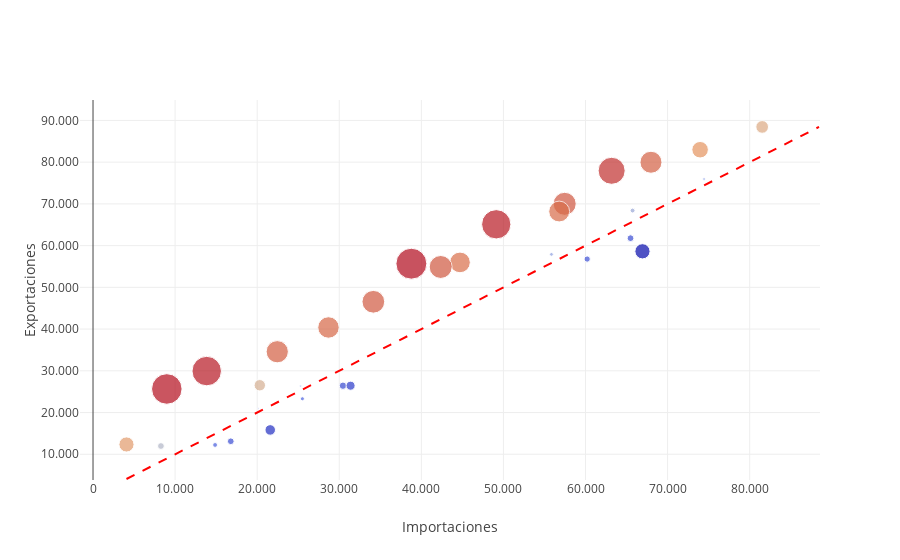

Notebook code cell kept with this figure:
### Code cell
fig = go.Figure()
fig.add_trace(go.Scatter(x = temp["Importación"], y = temp["Exportación"], mode = "markers",
                        marker=dict(
                            size = abs(temp["Saldo"] / temp["Saldo"].mean() * 10),
                            color = temp["Saldo"],),
                        customdata=np.transpose([temp["Año"], temp["Saldo"]]),
                        hovertemplate="<b>%{customdata[0]}</b><extra></extra><br>Exportaciones: %{y:,.1f}<br>Importaciones: %{x:,.1f}<br>Saldo: %{customdata[1]:,.1f}"
                        ))

min_val = min(temp["Exportación"].min(), temp["Importación"].min())
max_val = max(temp["Exportación"].max(), temp["Importación"].max())

fig.add_shape(
    type='line',
    x0=min_val,
    y0=min_val,
    x1=max_val,
    y1=max_val,
    line=dict(color='red', width=2, dash = "dash")
)

fig.update_layout(
    template = None,
    separators = ",.",)
fig.update_yaxes(tickformat = ",", title_text = "Exportaciones")
fig.update_xaxes(tickformat = ",", title_text = "Importaciones")

### Figure 1 — Plotly figure (JSON) as saved in the notebook; plotly's stock layout.template omitted (floating-point values rounded to 4 significant figures)
{"data": [{"customdata": [["1990", 8276.0], ["1991", 3703.0], ["1992", -2637.0], ["1993", -3666.0], ["1994", -5751.0], ["1995", 841.4], ["1996", 48.91], ["1997", -4019.0], ["1998", -4944.0], ["1999", -2200.0], ["2000", 1061.0], ["2001", 6223.0], ["2002", 16660.0], ["2003", 16090.0], ["2004", 12130.0], ["2005", 11700.0], ["2006", 12390.0], ["2007", 11270.0], ["2008", 12560.0], ["2009", 16890.0], ["2010", 11380.0], ["2011", 9020.0], ["2012", 12010.0], ["2013", 1521.0], ["2014", 2668.0], ["2015", -3419.0], ["2016", 2057.0], ["2017", -8293.0], ["2018", -3701.0], ["2019", 15990.0], ["2020", 12530.0], ["2021", 14750.0], ["2022", 6923.0]], "hovertemplate": "<b>%{customdata[0]}</b><extra></extra><br>Exportaciones: %{y:,.1f}<br>Importaciones: %{x:,.1f}<br>Saldo: %{customdata[1]:,.1f}", "marker": {"color": [8276.0, 3703.0, -2637.0, -3666.0, -5751.0, 841.4, 48.91, -4019.0, -4944.0, -2200.0, 1061.0, 6223.0, 16660.0, 16090.0, 12130.0, 11700.0, 12390.0, 11270.0, 12560.0, 16890.0, 11380.0, 9020.0, 12010.0, 1521.0, 2668.0, -3419.0, 2057.0, -8293.0, -3701.0, 15990.0, 12530.0, 14750.0, 6923.0], "size": [15.17, 6.786, 4.833, 6.718, 10.54, 1.542, 0.08964, 7.366, 9.06, 4.031, 1.944, 11.41, 30.54, 29.49, 22.23, 21.44, 22.71, 20.66, 23.01, 30.95, 20.86, 16.53, 22.01, 2.788, 4.89, 6.266, 3.77, 15.2, 6.783, 29.31, 22.96, 27.03, 12.69]}, "mode": "markers", "type": "scatter", "x": [4077.0, 8275.0, 14870.0, 16780.0, 21590.0, 20120.0, 23760.0, 30450.0, 31380.0, 25510.0, 25280.0, 20320.0, 8990.0, 13850.0, 22450.0, 28690.0, 34150.0, 44710.0, 57460.0, 38790.0, 56790.0, 73960.0, 67970.0, 74440.0, 65740.0, 60200.0, 55850.0, 66940.0, 65480.0, 49130.0, 42360.0, 63180.0, 81520.0], "y": [12350.0, 11980.0, 12230.0, 13120.0, 15840.0, 20960.0, 23810.0, 26430.0, 26430.0, 23310.0, 26340.0, 26540.0, 25650.0, 29940.0, 34580.0, 40390.0, 46550.0, 55980.0, 70020.0, 55670.0, 68170.0, 82980.0, 79980.0, 75960.0, 68400.0, 56780.0, 57910.0, 58640.0, 61780.0, 65120.0, 54880.0, 77930.0, 88450.0]}], "layout": {"separators": ",.", "shapes": [{"line": {"color": "red", "dash": "dash", "width": 2}, "type": "line", "x0": 4077.0, "x1": 88450.0, "y0": 4077.0, "y1": 88450.0}], "xaxis": {"tickformat": ",", "title": {"text": "Importaciones"}}, "yaxis": {"tickformat": ",", "title": {"text": "Exportaciones"}}}}
